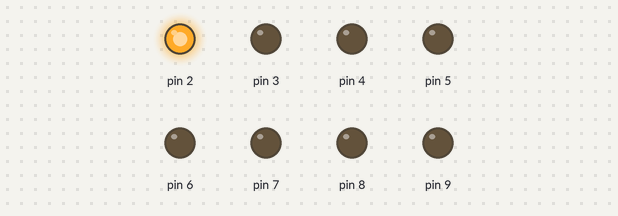
Bench run of a sketch on a simulated Arduino Uno, built with avr-gcc and run on an emulated ATmega328P. Parts: output pins drawn as LEDs (lit = HIGH).

Above: at 0.05 s.
At 0.35 s:
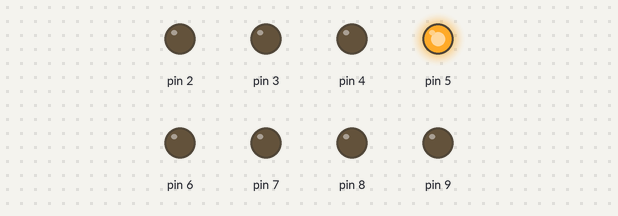
At 0.75 s:
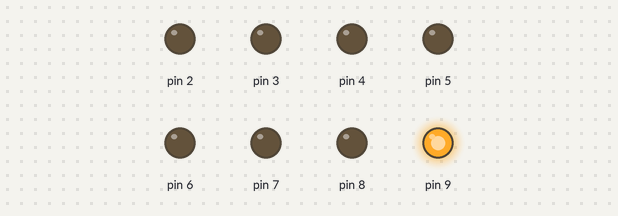
At 1.45 s:
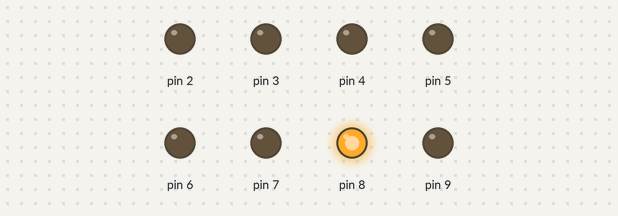
At 2.15 s:
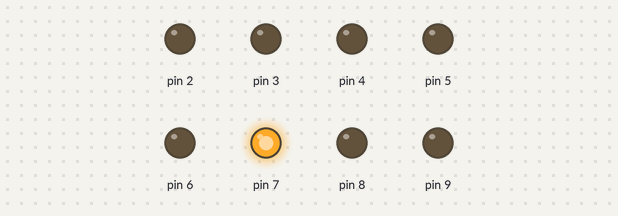
At 2.85 s:
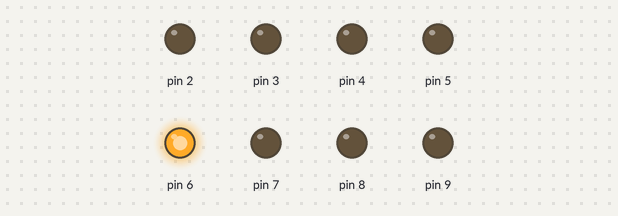
Timing chart, 0 to 3.1 s (numbered marks = the images above):
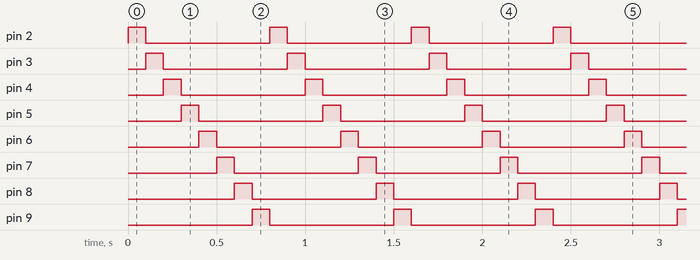

Measured:
- by itself, pin 2–9: alternates HIGH for 0.10 s and LOW for 0.70 s
- by itself, everything shown: repeats every 0.80 s, in 8 steps

The sketch:

____LED.ino
```cpp
/*
  This program blinks pin 13 of the Arduino (the
  built-in LED)
*/

void setup()
{
  /*
  pinMode(2, OUTPUT);
  pinMode(3, OUTPUT);
  pinMode(4, OUTPUT);
  pinMode(5, OUTPUT);
  pinMode(6, OUTPUT);
  pinMode(7, OUTPUT);
  pinMode(8, OUTPUT);
  pinMode(9, OUTPUT);
  */

  for (int i = 2; i < 10; i++) {
    pinMode(i, OUTPUT);
  }
}

void loop()
{
  /*
  digitalWrite(2, HIGH);
  delay(100);
  digitalWrite(2, LOW);
  digitalWrite(3, HIGH);
  delay(100);
  digitalWrite(3, LOW);
  digitalWrite(4, HIGH);
  delay(100);
  digitalWrite(4, LOW);
  digitalWrite(5, HIGH);
  delay(100);
  digitalWrite(5, LOW);
  digitalWrite(6, HIGH);
  delay(100);
  digitalWrite(6, LOW);
  digitalWrite(7, HIGH);
  delay(100);
  digitalWrite(7, LOW);
  digitalWrite(8, HIGH);
  delay(100);
  digitalWrite(8, LOW);
  digitalWrite(9, HIGH);
  delay(100);
  digitalWrite(9, LOW);
  */

  for (int i = 2; i < 10; i++) {
    digitalWrite(i, HIGH);
    delay(100);
    digitalWrite(i, LOW);
  }
}
```
